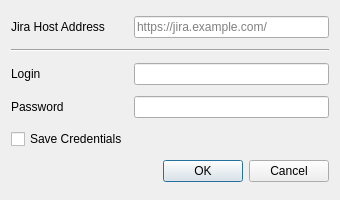
<?xml version="1.0" encoding="UTF-8"?>
<ui version="4.0">
 <class>loginWindow</class>
 <widget class="QWidget" name="loginWindow">
  <property name="geometry">
   <rect>
    <x>0</x>
    <y>0</y>
    <width>340</width>
    <height>200</height>
   </rect>
  </property>
  <property name="minimumSize">
   <size>
    <width>340</width>
    <height>200</height>
   </size>
  </property>
  <property name="maximumSize">
   <size>
    <width>340</width>
    <height>200</height>
   </size>
  </property>
  <property name="windowTitle">
   <string>Login</string>
  </property>
  <property name="windowIcon">
   <iconset resource="pyjtt_res.qrc">
    <normaloff>:/res/icons/clock.ico</normaloff>:/res/icons/clock.ico</iconset>
  </property>
  <layout class="QGridLayout" name="gridLayout">
   <item row="0" column="0">
    <widget class="QLabel" name="labelHostAddress">
     <property name="text">
      <string>Jira Host Address</string>
     </property>
    </widget>
   </item>
   <item row="0" column="1">
    <widget class="QLineEdit" name="lineEditHostAddress">
     <property name="inputMask">
      <string/>
     </property>
     <property name="placeholderText">
      <string>https://jira.example.com/</string>
     </property>
    </widget>
   </item>
   <item row="1" column="0" colspan="2">
    <widget class="Line" name="line">
     <property name="orientation">
      <enum>Qt::Horizontal</enum>
     </property>
    </widget>
   </item>
   <item row="2" column="0">
    <widget class="QLabel" name="labelLogin">
     <property name="text">
      <string>Login</string>
     </property>
    </widget>
   </item>
   <item row="2" column="1">
    <widget class="QLineEdit" name="lineEditLogin"/>
   </item>
   <item row="3" column="0">
    <widget class="QLabel" name="labelPassowrd">
     <property name="text">
      <string>Password</string>
     </property>
    </widget>
   </item>
   <item row="3" column="1">
    <widget class="QLineEdit" name="lineEditPassword">
     <property name="echoMode">
      <enum>QLineEdit::Password</enum>
     </property>
    </widget>
   </item>
   <item row="4" column="0">
    <widget class="QCheckBox" name="checkBoxSaveCredentials">
     <property name="toolTip">
      <string>Credentials will be saved in plain text!</string>
     </property>
     <property name="text">
      <string>Save Credentials</string>
     </property>
    </widget>
   </item>
   <item row="5" column="1">
    <widget class="QDialogButtonBox" name="buttonBox">
     <property name="standardButtons">
      <set>QDialogButtonBox::Cancel|QDialogButtonBox::Ok</set>
     </property>
    </widget>
   </item>
  </layout>
 </widget>
 <resources>
  <include location="pyjtt_res.qrc"/>
 </resources>
 <connections/>
</ui>
